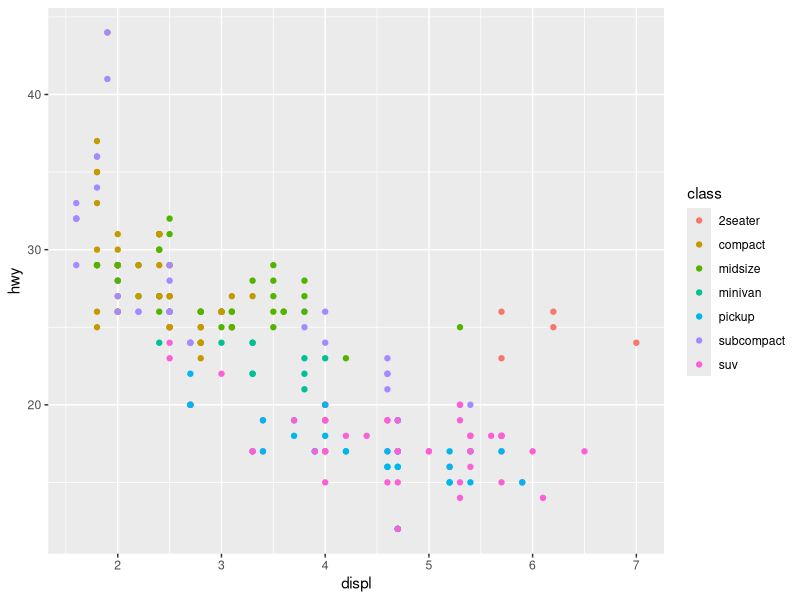
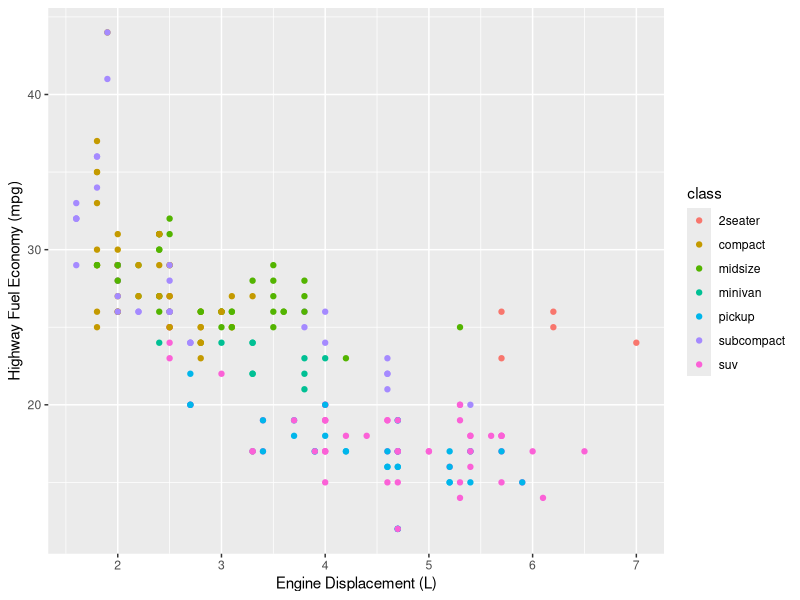
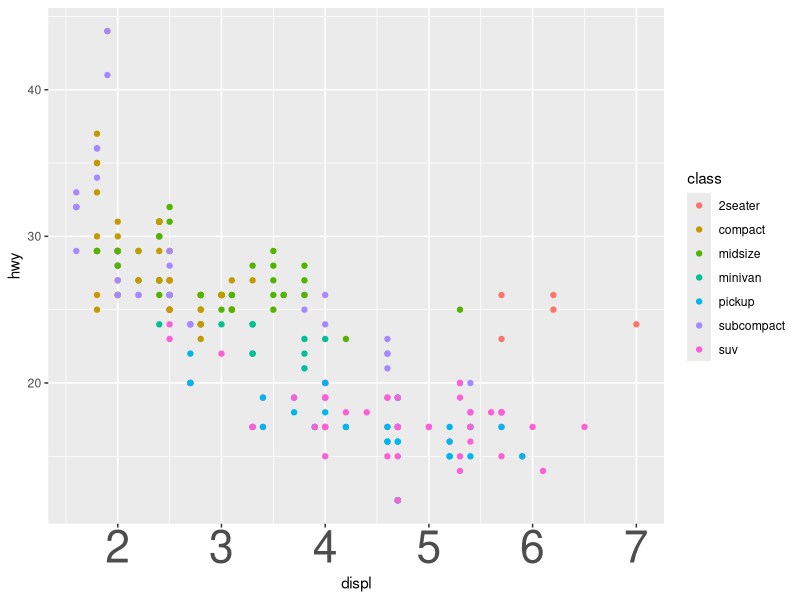

R code for these plots, in order:
## ---- chunk 1
library(tidyverse)
# knitr options
knitr::opts_chunk$set(echo = TRUE)
## ---- chunk 2
mpg %>%
  ggplot(aes(displ, hwy, color = class)) +
  geom_point()
## ---- chunk 3
## NOTE: No need to edit; feel free to re-use this code!
theme_common <- function() {
  theme_minimal() %+replace%
  theme(
    axis.text.x = element_text(size = 12),
    axis.text.y = element_text(size = 12),
    axis.title.x = element_text(margin = margin(4, 4, 4, 4), size = 16),
    axis.title.y = element_text(margin = margin(4, 4, 4, 4), size = 16, angle = 90),

    legend.title = element_text(size = 16),
    legend.text = element_text(size = 12),

    strip.text.x = element_text(size = 12),
    strip.text.y = element_text(size = 12),

    panel.grid.major = element_line(color = "grey90"),
    panel.grid.minor = element_line(color = "grey90"),

    aspect.ratio = 4 / 4,

    plot.margin = unit(c(t = +0, b = +0, r = +0, l = +0), "cm"),
    plot.title = element_text(size = 18),
    plot.title.position = "plot",
    plot.subtitle = element_text(size = 16),
    plot.caption = element_text(size = 12)
  )
}
## ---- chunk 4
mpg %>%
  ggplot(aes(displ, hwy, color = class)) +
  geom_point() +
  labs(
    x = "Engine Displacement (L)",
    y = "Highway Fuel Economy (mpg)"
  )
## ---- chunk 5
mpg %>%
  ggplot(aes(displ, hwy, color = class)) +
  geom_point() +
  theme(
    axis.text.x = element_text(size = 32)
  )
